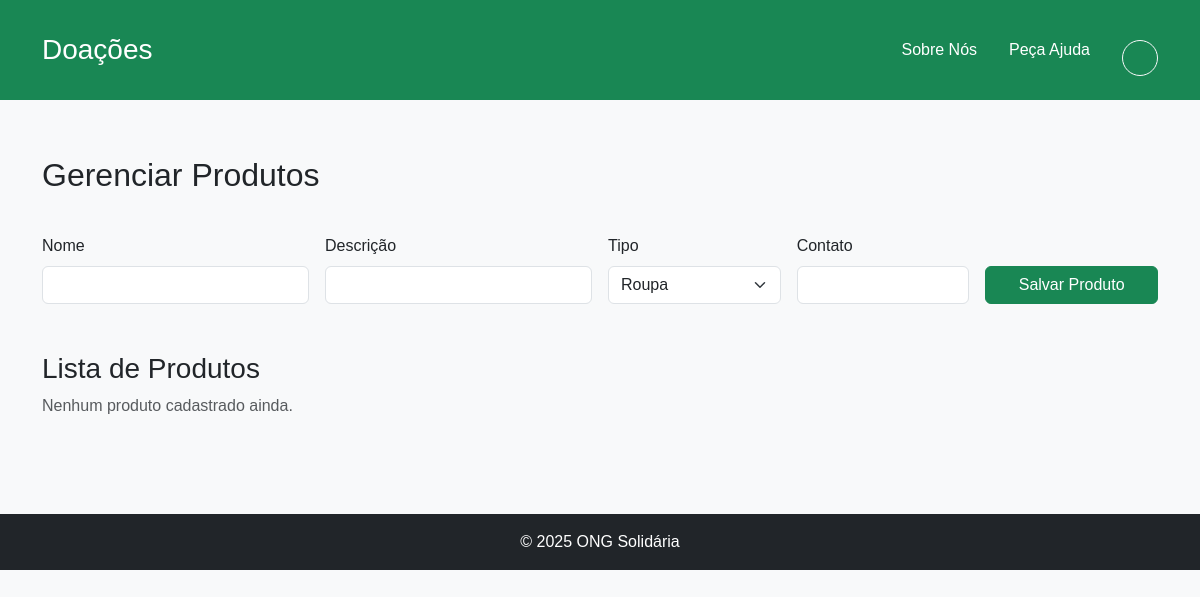
Page /produtos (signed in) on the earlier database version.
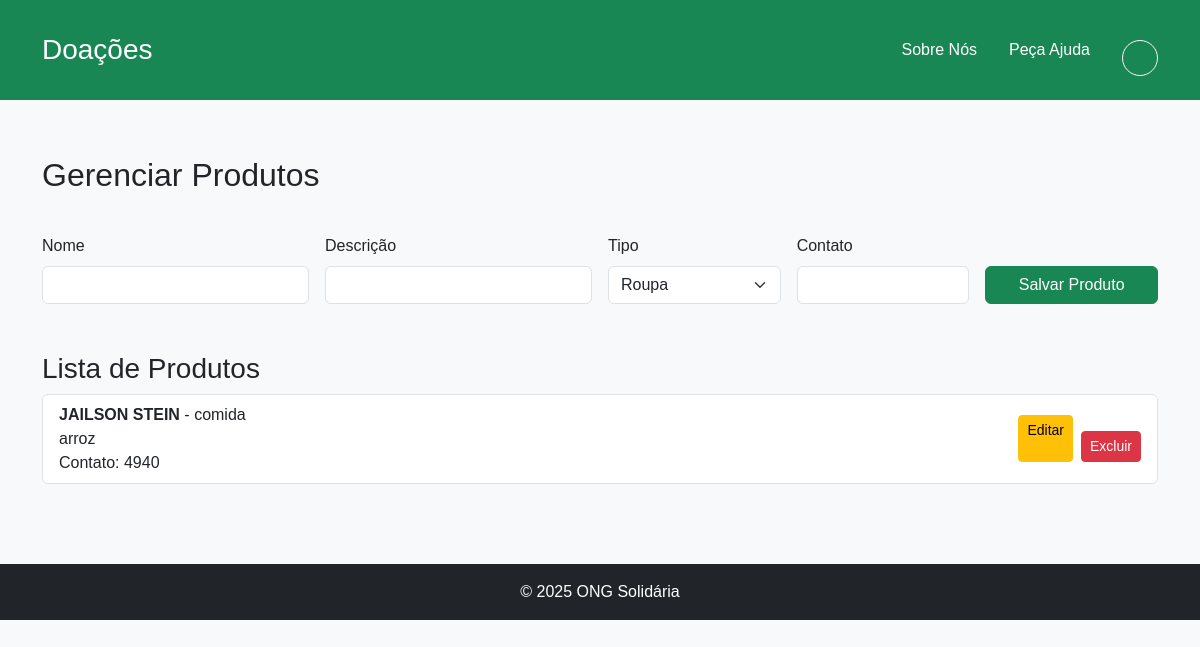
Same page on the later database version.
### api/models.py (models this page shows, shortened)
class Produto(db.Model):
    id = db.Column(db.Integer, primary_key=True)
    nome = db.Column(db.String(100), nullable=False)
    descricao = db.Column(db.String(255), nullable=False)
    tipo = db.Column(db.String(20), nullable=False)  # 'roupa', 'comida', 'dinheiro'
    contato = db.Column(db.String(120), nullable=False)

### api/index.py (the view, shortened to what this page needs)
@app.route("/produtos", methods=["GET", "POST"])
@login_required
def produtos():
    form = ProdutoForm()
    produtos = Produto.query.all()
    return render_template("produtos.html", form=form, produtos=produtos)

### api/forms.py
class ProdutoForm(FlaskForm):
    nome = StringField("Nome", validators=[DataRequired()])
    descricao = StringField("Descrição", validators=[DataRequired()])
    tipo = SelectField(
        "Tipo",
        choices=[("roupa", "Roupa"), ("comida", "Comida"), ("dinheiro", "Dinheiro")],
        validators=[DataRequired()],
    )
    contato = StringField("Contato", validators=[DataRequired(), Length(max=120)])
    submit = SubmitField("Salvar Produto")

### api/index.py (called while the page is built)
@login_manager.user_loader
def load_user(user_id):
    return Users.query.get(int(user_id))

### api/templates/produtos.html (shortened to what this page needs)
<!DOCTYPE html>
<html lang="pt-BR">
<head>
  <link href="https://cdn.jsdelivr.net/npm/bootstrap@5.3.3/dist/css/bootstrap.min.css" rel="stylesheet" />
  <link rel="stylesheet" href="{{ url_for('static', filename='css/estilo.css') }}" />
</head>
<body class="bg-light">
<header class="bg-success text-white py-4 mb-4">
  <div class="container d-flex justify-content-between align-items-center">
    <h1 class="h3 mb-0">Doações</h1>
    <nav>
      <div class="d-flex align-items-center gap-3">
        <a href="{{ url_for('index') }}" class="text-white text-decoration-none me-3">Sobre Nós</a>
        <a href="{{ url_for('pedir_ajuda') }}" class="text-white text-decoration-none me-3">Peça Ajuda</a>
        <div class="dropdown">
          <button class="btn btn-outline-light rounded-circle d-flex align-items-center justify-content-center"
                  type="button" id="userDropdown" data-bs-toggle="dropdown" aria-expanded="false"
                  style="width: 36px; height: 36px;">
          </button>
        </div>
      </div>
    </nav>
  </div>
</header>
  <main class="container">
    <h2 class="mb-4">Gerenciar Produtos</h2>
    <form method="POST" class="row g-3 mb-5">
      <div class="col-md-3">
        <label for="nome" class="form-label">Nome</label>
        {{ form.nome(class="form-control", id="nome") }}
      </div>
      <div class="col-md-3">
        <label for="descricao" class="form-label">Descrição</label>
        {{ form.descricao(class="form-control", id="descricao") }}
      </div>
      <div class="col-md-2">
        <label for="tipo" class="form-label">Tipo</label>
        {{ form.tipo(class="form-select", id="tipo") }}
      </div>
      <div class="col-md-2">
        <label for="contato" class="form-label">Contato</label>
        {{ form.contato(class="form-control", id="contato") }}
      </div>
      <div class="col-md-2 d-flex align-items-end">
        {{ form.submit(class="btn btn-success w-100") }}
      </div>
    </form>
    <h3>Lista de Produtos</h3>
    {% if produtos %}
      <ul class="list-group">
        {% for produto in produtos %}
          <li class="list-group-item d-flex justify-content-between align-items-center">
            <div>
              <strong>{{ produto.nome }}</strong> - {{ produto.tipo }}<br>
              {{ produto.descricao }}<br>
              Contato: {{ produto.contato }}
            </div>
            <div class="d-flex gap-2">
              <a href="{{ url_for('edit_produto', id=produto.id) }}" class="btn btn-warning btn-sm">Editar</a>
              <form method="POST" action="{{ url_for('delete_produto', id=produto.id) }}">
                <button class="btn btn-danger btn-sm">Excluir</button>
              </form>
            </div>
          </li>
        {% endfor %}
      </ul>
    {% else %}
      <p class="text-muted">Nenhum produto cadastrado ainda.</p>
    {% endif %}
  </main>
  <footer class="bg-dark text-white text-center py-3 mt-5">
    <p class="mb-0">&copy; 2025 ONG Solidária</p>
  </footer>
</body>
</html>

Differences in the rows shown:
added Produto: nome "JAILSON STEIN", tipo "comida", descricao "arroz", contato "4940"
Other differences:
text no longer shown: "Nenhum produto cadastrado ainda."
